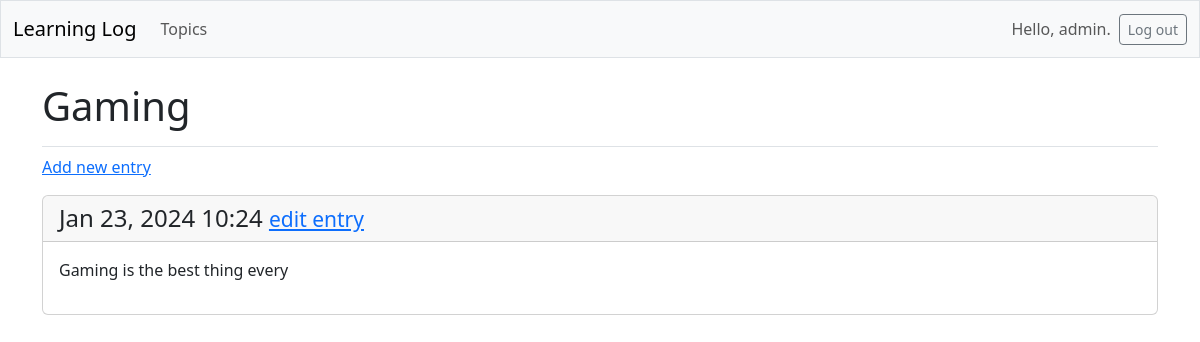
Screenshot of /topics/6/ (signed in) with the database file from the repository.
### learning_logs/models.py (models this page shows, shortened)
class Topic(models.Model):
    text = models.CharField(max_length=200)
    date_added = models.DateTimeField(auto_now_add=True)
    owner = models.ForeignKey(User, on_delete=models.CASCADE)

class Entry(models.Model):
    topic = models.ForeignKey(Topic, on_delete=models.CASCADE)
    text = models.TextField()
    date_added = models.DateTimeField(auto_now_add=True)
    class Meta:
        verbose_name_plural = 'entries'

### learning_logs/views.py (the view)
@login_required
def topic(request, topic_id):
    topic = Topic.objects.get(id=topic_id)
    if topic.owner != request.user:
        raise Http404
    entries = topic.entry_set.order_by('-date_added')
    context = {'topic' : topic, 'entries' : entries}
    return render(request, 'learning_logs/topic.html', context)

### learning_logs/templates/learning_logs/topic.html
{% extends 'learning_logs/base.html' %}
{% block page_header %}
  <h1>{{ topic.text }}</h1>
{% endblock page_header %}
{% block content %}
  <p>
    <a href="{% url 'learning_logs:new_entry' topic.id %}">Add new entry</a>
  </p>
  {% for entry in entries %}
    <div class="card mb-3">
      <h4 class="card-header">
        {{ entry.date_added|date:'M d, Y H:i' }}
        <small><a href="{% url 'learning_logs:edit_entry' entry.id %}">
          edit entry</a></small>
      </h4>
      <div class="card-body">{{ entry.text|linebreaks }}</div>
    </div>
  {% empty %}
    <p>There are no entries for this topic yet.</p>
  {% endfor %}
{% endblock content %}

### learning_logs/templates/learning_logs/base.html (shortened to what this page needs)
<!doctype html>
<html lang="en">
<head>
  {% load django_bootstrap5 %}
  {% bootstrap_css %}
</head>
<body>
  <nav class="navbar navbar-expand-md navbar-light bg-light mb-4 border">
    <div class="container-fluid">
      <a class="navbar-brand" href="{% url 'learning_logs:index' %}">
          Learning Log</a>
      <div class="collapse navbar-collapse" id="navbarCollapse">
        <ul class="navbar-nav me-auto mb-2 mb-md-0">
          <li class="nav-item">
            <a class="nav-link" href="{% url 'learning_logs:topics' %}">
              Topics</a></li>
        </ul>
        <ul class="navbar-nav ms-auto mb-2 mb-md-0">
          {% if user.is_authenticated %}
            <li class="nav-item">
              <span class="navbar-text me-2">Hello, {{ user.username }}.
                </span></li>
          {% endif %}
        </ul>
        {% if user.is_authenticated %}
          <form action="{% url 'accounts:logout' %}" method='post'>
            <button name='submit' class='btn btn-outline-secondary btn-sm'>
              Log out</button>
          </form>
        {% endif %}
      </div>
    </div>
  </nav>
  <main class="container">
    <div class="pb-2 mb-2 border-bottom">
      {% block page_header %}{% endblock page_header %}
    </div>
    <div>
      {% block content %}{% endblock content %}
    </div>
  </main>
</body>
</html>

### rows the page displays
Topic: text "Gaming"
Entry: date_added "Jan 23, 2024 10:24", text "Gaming is the best thing every"

### other values shown
{{ user.username }} "admin"
